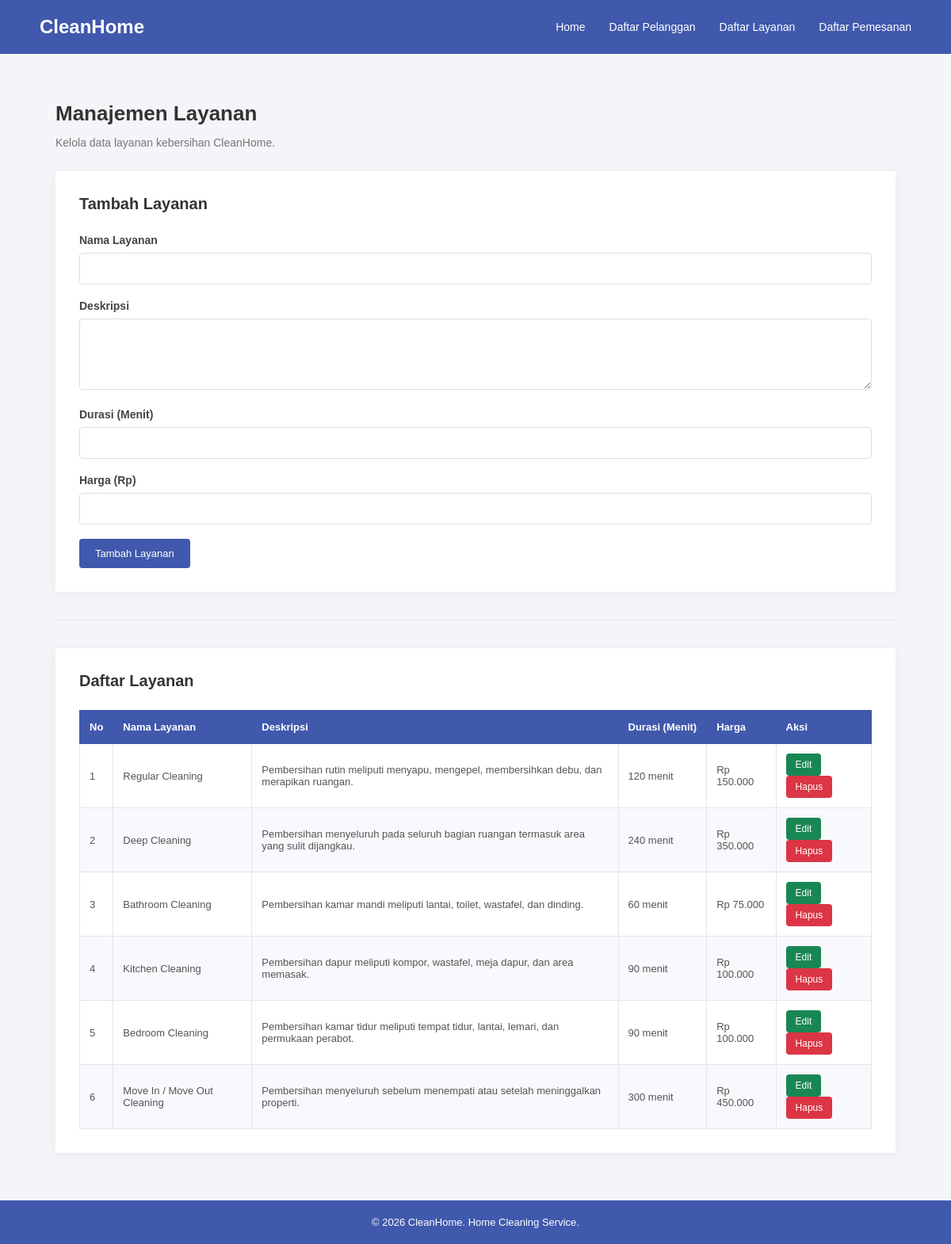
Screenshot of /view/service.php with the database file from the repository.
### tables this page shows
CREATE TABLE services(
    id_service INT AUTO_INCREMENT PRIMARY KEY,
    nama_service VARCHAR(100) NOT NULL,
    deskripsi TEXT NULL,
    durasi INT NOT NULL,
    harga DECIMAL(10, 2) NOT NULL
);

### config/db.php (called while the page is built, shortened)
<?php
class Database{
    private PDO $conn;
    public function __construct(){
        try{
            $this->conn = new PDO("mysql:host=localhost;dbname=db_homeservice", "root", "");
            $this->conn->setAttribute(PDO::ATTR_ERRMODE, PDO::ERRMODE_EXCEPTION);
        }catch(PDOException $e){
            die("Koneksi gagal: " . $e->getMessage());
        }
    }
    public function __get(string $name){
        if($name === 'conn'){
            return $this->conn;
        }
        return null;
    }
}

### class/Service.php (called while the page is built, shortened)
<?php
require_once __DIR__ . '/../config/db.php';
class Service{
    private PDO $db;
    public function __construct(){
        $this->db = (new Database())->conn;
    }
    public function getAllService(): array{
        $stmt = $this->db->prepare("SELECT * FROM services");
        $stmt->execute();
        return $stmt->fetchAll(PDO::FETCH_ASSOC);
    }
}

### view/service.php (the view, shortened to what this page needs)
<?php
require_once __DIR__ . '/../class/Service.php';
$service = new Service();
$editService = null;
$services = $service->getAllService();
?>
<!DOCTYPE html>
<html lang="id">
<head>
    <link rel="stylesheet" href="../style.css">
</head>
<body>
<?php require_once 'header.php'; ?>
<main class="container">
    <h2>Manajemen Layanan</h2>
    <p>Kelola data layanan kebersihan CleanHome.</p>
    <section>
        <h3><?= $editService ? 'Edit Layanan' : 'Tambah Layanan'; ?></h3>
        <form method="POST">
            <label>Nama Layanan</label><br>
            <input type="text" name="nama_service" value="<?= htmlspecialchars($editService['nama_service'] ?? ''); ?>" required><br><br>
            <label>Deskripsi</label><br>
            <textarea name="deskripsi"><?= htmlspecialchars($editService['deskripsi'] ?? ''); ?></textarea><br><br>
            <label>Durasi (Menit)</label><br>
            <input type="number" name="durasi" min="1" value="<?= htmlspecialchars($editService['durasi'] ?? ''); ?>" required><br><br>
            <label>Harga (Rp)</label><br>
            <input type="number" name="harga" min="0" step="0.01" value="<?= htmlspecialchars($editService['harga'] ?? ''); ?>" required><br><br>
            <?php if($editService): ?>
                <button type="submit" name="update">Update Layanan</button>
                <a href="service.php">Batal</a>
            <?php else: ?>
                <button type="submit" name="create">Tambah Layanan</button>
            <?php endif; ?>
        </form>
    </section>
    <hr>
    <section>
        <h3>Daftar Layanan</h3>
        <table border="1" cellpadding="10" cellspacing="0">
            <thead>
                <tr>
                    <th>No</th>
                    <th>Nama Layanan</th>
                    <th>Deskripsi</th>
                    <th>Durasi (Menit)</th>
                    <th>Harga</th>
                    <th>Aksi</th>
                </tr>
            </thead>
            <tbody>
                <?php if(!empty($services)): ?>
                    <?php $no = 1; ?>
                    <?php foreach($services as $row): ?>
                        <tr>
                            <td><?= $no++; ?></td>
                            <td><?= htmlspecialchars($row['nama_service']); ?></td>
                            <td><?= htmlspecialchars($row['deskripsi'] ?? ''); ?></td>
                            <td><?= htmlspecialchars($row['durasi']); ?> menit </td>
                            <td>Rp <?= number_format($row['harga'], 0, ',', '.'); ?></td>
                            <td>
                                <form method="GET" style="display:inline;">
                                    <button type="submit" class="btn-edit">Edit</button>
                                </form>
                                <form method="POST" style="display:inline;" onsubmit="return confirm('Yakin ingin menghapus layanan ini?')">
                                    <button type="submit" name="delete">Hapus</button>
                                </form>
                            </td>
                        </tr>
                    <?php endforeach; ?>
                <?php else: ?>
                    <tr>
                        <td colspan="6">Belum ada data layanan.</td>
                    </tr>
                <?php endif; ?>
            </tbody>
        </table>
    </section>
</main>
<?php require_once 'footer.php'; ?>
</body>
</html>

### view/header.php
<?php
$basePath = (basename(dirname($_SERVER['SCRIPT_NAME'])) === 'view') ? '..' : '.';
?>
<header>
    <h1>CleanHome</h1>
    <nav>
        <ul>
            <li><a href="<?= $basePath ?>/index.php">Home</a></li>
            <li><a href="<?= $basePath ?>/view/customer.php">Daftar Pelanggan</a></li>
            <li><a href="<?= $basePath ?>/view/service.php">Daftar Layanan</a></li>
            <li><a href="<?= $basePath ?>/view/booking.php">Daftar Pemesanan</a></li>
        </ul>
    </nav>
</header>

### view/footer.php
<footer>
    <p>&copy; 2026 CleanHome. Home Cleaning Service.</p>
</footer>

### style.css (style rules this page uses)
* { margin: 0; padding: 0; box-sizing: border-box; }
body { font-family: Arial, sans-serif; background-color: #f4f5f8; color: #333; min-height: 100vh; display: flex; flex-direction: column; }
main { flex: 1; }
header { background-color: #4059ad; color: white; padding: 20px 50px; display: flex; justify-content: space-between; align-items: center; }
header h1 { font-size: 24px; font-weight: bold; }
header nav ul { display: flex; align-items: center; list-style: none; gap: 30px; }
header nav ul li a { color: white; text-decoration: none; font-size: 14px; transition: 0.3s; }
.container { width: 100%; max-width: 1100px; margin: 60px auto; padding: 0 20px; }
footer { background-color: #4059ad; color: white; text-align: center; padding: 20px; }
footer p { font-size: 13px; }
.container > h2 { font-size: 26px; margin-bottom: 10px; color: #333; }
.container > p { color: #777; font-size: 14px; margin-bottom: 30px; line-height: 1.6; }
.container section { background-color: white; padding: 30px; margin-top: 25px; box-shadow: 0 3px 12px rgba(0,0,0,0.05); }
.container section h3 { font-size: 20px; color: #333; margin-bottom: 25px; }
.container section form { width: 100%; }
.container section label { display: inline-block; font-size: 14px; font-weight: bold; color: #444; margin-bottom: 8px; }
.container section input, .container section select, .container section textarea { width: 100%; padding: 11px 13px; border: 1px solid #ddd; border-radius: 4px; font-family: Arial, sans-serif; font-size: 14px; color: #333; background-color: white; outline: none; transition: 0.3s; }
.container section textarea { min-height: 90px; resize: vertical; }
.container section button { background-color: #4059ad; color: white; border: none; padding: 11px 20px; border-radius: 4px; font-size: 13px; cursor: pointer; transition: 0.3s; }
.container section table { width: 100%; border-collapse: collapse; margin-top: 10px; background-color: white; font-size: 13px; }
.container section table th { background-color: #4059ad; color: white; padding: 13px 12px; text-align: left; white-space: nowrap; border: 1px solid #4059ad; }
.container section table td { padding: 12px; border: 1px solid #e5e5e5; color: #555; vertical-align: middle; }
.container section table tbody tr:nth-child(even) { background-color: #f8f9fc; }
.container section table td form { display: inline; }
.container section table td button { background-color: #dc3545; padding: 7px 12px; font-size: 12px; }
.container > p { line-height: 1.6; }
.container > p:has(+ section) { margin-bottom: 20px; }
.container hr { border: none; border-top: 1px solid #e5e5e5; margin: 35px 0; }
.container section table td .btn-edit { background-color: #198754; color: white; padding: 7px 12px; border: none; border-radius: 4px; font-size: 12px; cursor: pointer; transition: 0.3s; }

### rows the page displays
services: nama_service "Regular Cleaning", deskripsi "Pembersihan rutin meliputi menyapu, mengepel, membersihkan debu, dan merapikan ruangan.", durasi "120", harga "150.000"
services: nama_service "Deep Cleaning", deskripsi "Pembersihan menyeluruh pada seluruh bagian ruangan termasuk area yang sulit dijangkau.", durasi "240", harga "350.000"
services: nama_service "Bathroom Cleaning", deskripsi "Pembersihan kamar mandi meliputi lantai, toilet, wastafel, dan dinding.", durasi "60", harga "75.000"
services: nama_service "Kitchen Cleaning", deskripsi "Pembersihan dapur meliputi kompor, wastafel, meja dapur, dan area memasak.", durasi "90", harga "100.000"
services: nama_service "Bedroom Cleaning", deskripsi "Pembersihan kamar tidur meliputi tempat tidur, lantai, lemari, dan permukaan perabot.", durasi "90", harga "100.000"
services: nama_service "Move In / Move Out Cleaning", deskripsi "Pembersihan menyeluruh sebelum menempati atau setelah meninggalkan properti.", durasi "300", harga "450.000"
